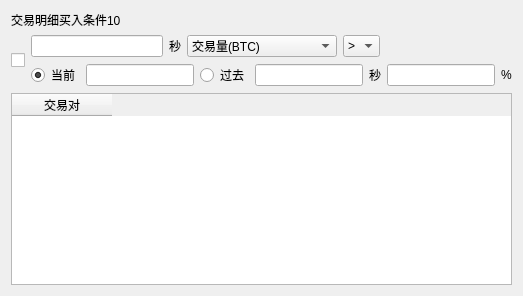
         <widget class="QWidget" name="widget_10" native="true">
          <layout class="QVBoxLayout" name="verticalLayout_24">
           <item>
            <widget class="QLabel" name="label_45">
             <property name="text">
              <string>交易明细买入条件10</string>
             </property>
            </widget>
           </item>
           <item>
            <layout class="QHBoxLayout" name="horizontalLayout_31">
             <item>
              <widget class="QCheckBox" name="cb_buyQuantitative_10">
               <property name="text">
                <string/>
               </property>
              </widget>
             </item>
             <item>
              <layout class="QVBoxLayout" name="verticalLayout_25">
               <item>
                <layout class="QHBoxLayout" name="horizontalLayout_32">
                 <item>
                  <widget class="QLineEdit" name="edt_param_1_10"/>
                 </item>
                 <item>
                  <widget class="QLabel" name="label_33">
                   <property name="text">
                    <string>秒</string>
                   </property>
                  </widget>
                 </item>
                 <item>
                  <widget class="QComboBox" name="cb_quan_type_10">
                   <property name="minimumSize">
                    <size>
                     <width>150</width>
                     <height>0</height>
                    </size>
                   </property>
                   <item>
                    <property name="text">
                     <string>交易量(BTC)</string>
                    </property>
                   </item>
                   <item>
                    <property name="text">
                     <string>交易次数</string>
                    </property>
                   </item>
                  </widget>
                 </item>
                 <item>
                  <widget class="QComboBox" name="cb_param_2_10">
                   <item>
                    <property name="text">
                     <string>&gt;</string>
                    </property>
                   </item>
                   <item>
                    <property name="text">
                     <string>&lt;</string>
                    </property>
                   </item>
                  </widget>
                 </item>
                 <item>
                  <spacer name="horizontalSpacer_10">
                   <property name="orientation">
                    <enum>Qt::Horizontal</enum>
                   </property>
                   <property name="sizeHint" stdset="0">
                    <size>
                     <width>40</width>
                     <height>20</height>
                    </size>
                   </property>
                  </spacer>
                 </item>
                </layout>
               </item>
               <item>
                <layout class="QHBoxLayout" name="horizontalLayout_33">
                 <item>
                  <widget class="QRadioButton" name="radio_param_31_10">
                   <property name="text">
                    <string>当前</string>
                   </property>
                   <property name="checked">
                    <bool>true</bool>
                   </property>
                  </widget>
                 </item>
                 <item>
                  <widget class="QLineEdit" name="edt_Param_41_10"/>
                 </item>
                 <item>
                  <widget class="QRadioButton" name="radio_param_32_10">
                   <property name="text">
                    <string>过去</string>
                   </property>
                  </widget>
                 </item>
                 <item>
                  <widget class="QLineEdit" name="edt_Param_42_10"/>
                 </item>
                 <item>
                  <widget class="QLabel" name="label_34">
                   <property name="text">
                    <string>秒</string>
                   </property>
                  </widget>
                 </item>
                 <item>
                  <widget class="QLineEdit" name="edt_Param_5_10"/>
                 </item>
                 <item>
                  <widget class="QLabel" name="label_35">
                   <property name="text">
                    <string>%</string>
                   </property>
                  </widget>
                 </item>
                </layout>
               </item>
              </layout>
             </item>
            </layout>
           </item>
           <item>
            <widget class="QTableWidget" name="tab_buyQuantitative_10">
             <property name="sortingEnabled">
              <bool>true</bool>
             </property>
             <column>
              <property name="text">
               <string>交易对</string>
              </property>
             </column>
            </widget>
           </item>
          </layout>
         </widget>
